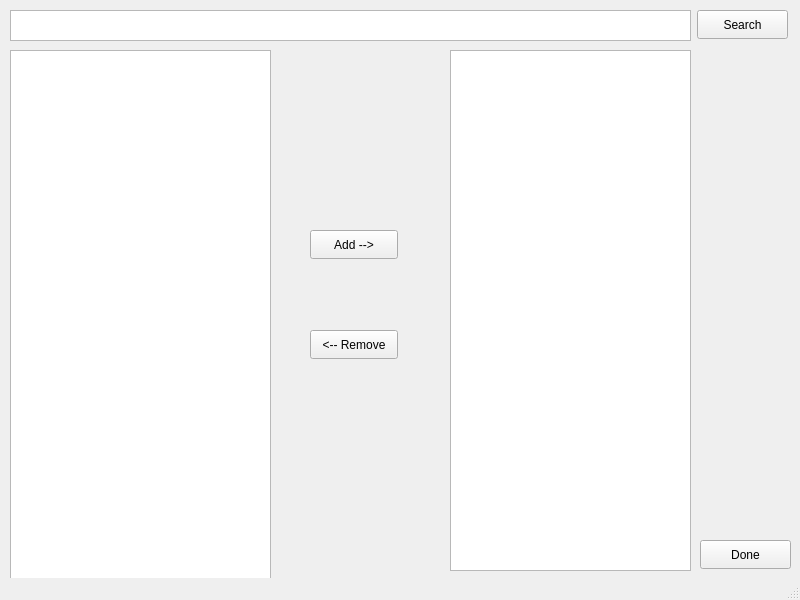
<?xml version="1.0" encoding="UTF-8"?>
<ui version="4.0">
 <class>MainWindow</class>
 <widget class="QMainWindow" name="MainWindow">
  <property name="geometry">
   <rect>
    <x>0</x>
    <y>0</y>
    <width>800</width>
    <height>600</height>
   </rect>
  </property>
  <property name="sizePolicy">
   <sizepolicy hsizetype="Fixed" vsizetype="Fixed">
    <horstretch>0</horstretch>
    <verstretch>0</verstretch>
   </sizepolicy>
  </property>
  <property name="minimumSize">
   <size>
    <width>800</width>
    <height>600</height>
   </size>
  </property>
  <property name="maximumSize">
   <size>
    <width>800</width>
    <height>600</height>
   </size>
  </property>
  <property name="windowTitle">
   <string>What should you watch?</string>
  </property>
  <property name="autoFillBackground">
   <bool>false</bool>
  </property>
  <widget class="QWidget" name="centralwidget">
   <widget class="QPushButton" name="btnSearch">
    <property name="geometry">
     <rect>
      <x>697</x>
      <y>10</y>
      <width>91</width>
      <height>29</height>
     </rect>
    </property>
    <property name="text">
     <string>Search</string>
    </property>
    <property name="shortcut">
     <string>Return</string>
    </property>
   </widget>
   <widget class="QListView" name="lstSearch">
    <property name="geometry">
     <rect>
      <x>10</x>
      <y>50</y>
      <width>261</width>
      <height>531</height>
     </rect>
    </property>
   </widget>
   <widget class="QPushButton" name="btnAdd">
    <property name="geometry">
     <rect>
      <x>310</x>
      <y>230</y>
      <width>88</width>
      <height>29</height>
     </rect>
    </property>
    <property name="text">
     <string>Add --&gt;</string>
    </property>
    <property name="shortcut">
     <string>Ctrl+A</string>
    </property>
   </widget>
   <widget class="QListView" name="lstSimilar">
    <property name="geometry">
     <rect>
      <x>450</x>
      <y>50</y>
      <width>241</width>
      <height>521</height>
     </rect>
    </property>
   </widget>
   <widget class="QPlainTextEdit" name="searchtext">
    <property name="geometry">
     <rect>
      <x>10</x>
      <y>10</y>
      <width>681</width>
      <height>31</height>
     </rect>
    </property>
    <property name="sizePolicy">
     <sizepolicy hsizetype="Expanding" vsizetype="Fixed">
      <horstretch>0</horstretch>
      <verstretch>0</verstretch>
     </sizepolicy>
    </property>
    <property name="focusPolicy">
     <enum>Qt::WheelFocus</enum>
    </property>
    <property name="acceptDrops">
     <bool>true</bool>
    </property>
    <property name="frameShape">
     <enum>QFrame::StyledPanel</enum>
    </property>
    <property name="frameShadow">
     <enum>QFrame::Sunken</enum>
    </property>
    <property name="tabChangesFocus">
     <bool>true</bool>
    </property>
    <property name="lineWrapMode">
     <enum>QPlainTextEdit::NoWrap</enum>
    </property>
   </widget>
   <widget class="QPushButton" name="btnRem">
    <property name="geometry">
     <rect>
      <x>310</x>
      <y>330</y>
      <width>88</width>
      <height>29</height>
     </rect>
    </property>
    <property name="text">
     <string>&lt;-- Remove</string>
    </property>
    <property name="shortcut">
     <string>Ctrl+R</string>
    </property>
   </widget>
   <widget class="QPushButton" name="btnDone">
    <property name="geometry">
     <rect>
      <x>700</x>
      <y>540</y>
      <width>91</width>
      <height>29</height>
     </rect>
    </property>
    <property name="text">
     <string>Done</string>
    </property>
    <property name="shortcut">
     <string>Ctrl+D</string>
    </property>
   </widget>
  </widget>
  <widget class="QStatusBar" name="statusbar"/>
 </widget>
 <resources/>
 <connections/>
</ui>
